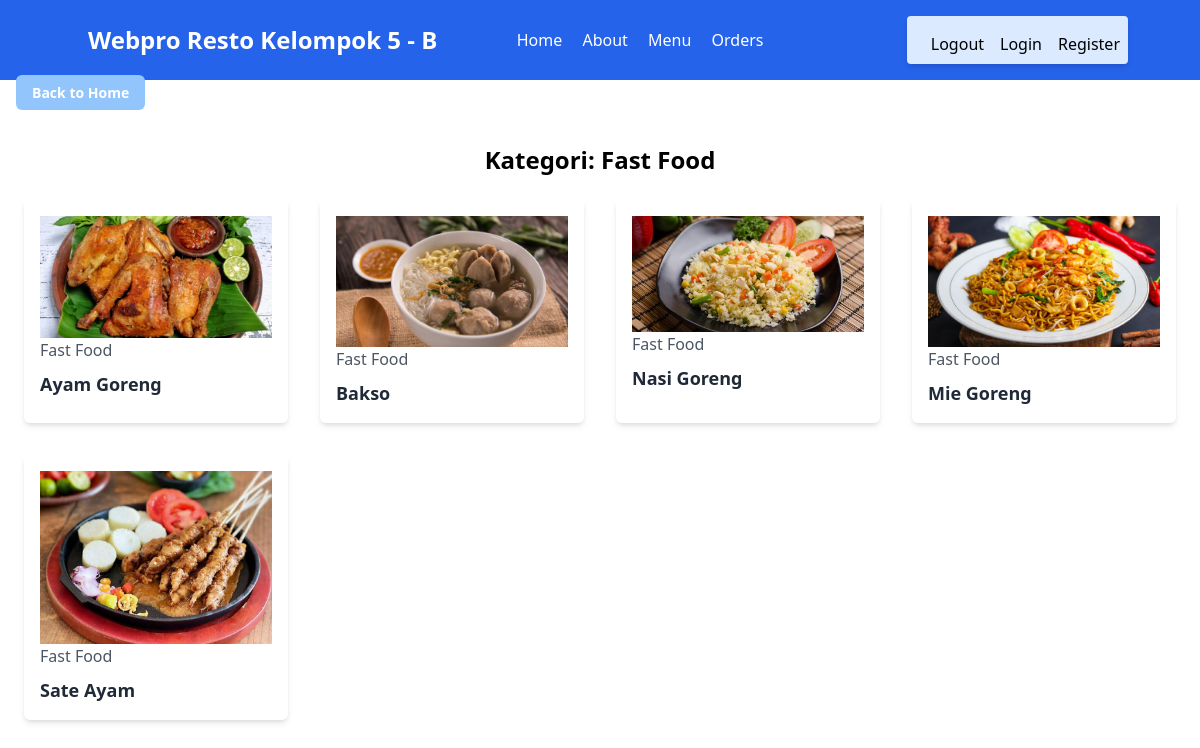
The app's page /category.php?category=Fast Food with its own data.
### tables this page shows
CREATE TABLE `products` (
  `id` int(100) NOT NULL,
  `name` varchar(100) NOT NULL,
  `category` varchar(100) NOT NULL,
  `deskripsi` varchar(800) NOT NULL,
  `price` int(10) NOT NULL,
  `image` varchar(100) NOT NULL
);

### category.php (the view, shortened to what this page needs)
<?php
include 'components/connect.php';
if (isset($_GET['category'])) {
    $category = $_GET['category'];
} else {
    $category = null;
}
$select_products = $conn->prepare("SELECT * FROM `products`" . ($category ? " WHERE category = :category" : "") . " LIMIT 12");
if ($category) {
    $select_products->bindParam(':category', $category, PDO::PARAM_STR);
}
$select_products->execute();
?>
<!DOCTYPE html>
<html lang="en">
<head>
    <link href="https://cdn.jsdelivr.net/npm/tailwindcss@2.2.15/dist/tailwind.min.css" rel="stylesheet">
</head>
<body>
    <?php include 'components/user_header.php'; ?>
    <?php include 'components/back_to_home.php'; ?>
    <?php if ($category) : ?>
    <h1 class="text-2xl font-bold mt-10 mb-6 flex justify-center">Kategori: <?= $category ?></h1>
    <?php endif; ?>
    <div class="grid grid-cols-1 sm:grid-cols-2 md:grid-cols-3 lg:grid-cols-4 gap-8 px-6 mb-10">
        <?php
        if ($select_products->rowCount() > 0) {
            while ($fetch_products = $select_products->fetch(PDO::FETCH_ASSOC)) {
                ?>
        <form action="" method="post" class="relative bg-white p-4 shadow-md rounded-md">
            <img src="resto-images/<?= $fetch_products['image']; ?>" alt="">
            <a href="category.php?category=<?= $fetch_products['category']; ?>" class="text-gray-600">
                <?= $fetch_products['category']; ?>
            </a>
            <div class="text-lg font-semibold text-gray-800 mt-2"><?= $fetch_products['name']; ?></div>
        </form>
        <?php
            }
        } else {
            echo '<p class="text-2xl text-gray-800">No products found for this category.</p>';
        }
        ?>
    </div>
</body>
</html>

### records on screen
products: image (picture), category "Fast Food", name "Ayam Goreng"
products: image (picture), category "Fast Food", name "Bakso"
products: image (picture), category "Fast Food", name "Nasi Goreng"
products: image (picture), category "Fast Food", name "Mie Goreng"
products: image (picture), category "Fast Food", name "Sate Ayam"

### other values on screen
$category "Fast Food"
